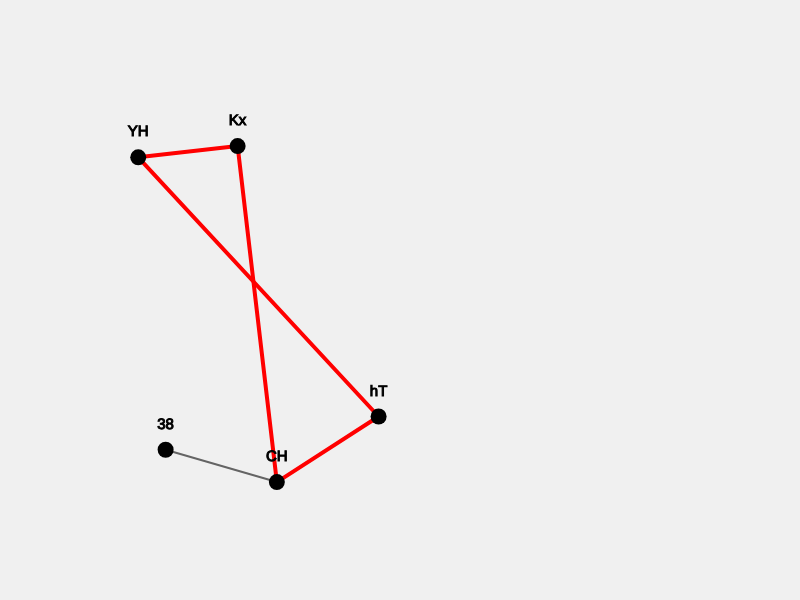
Frame 1 (no input)
Frame 60 (no input): identical to frame 1, image omitted
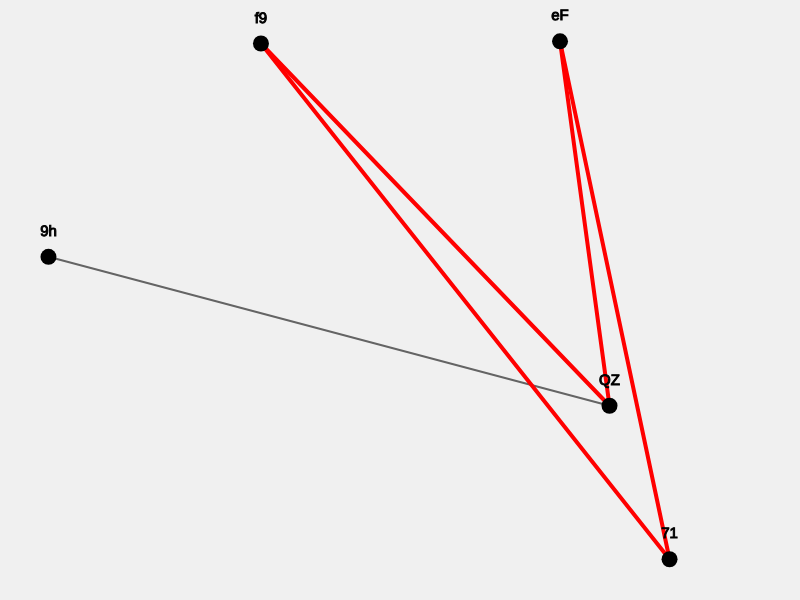
Frame 120 (the mouse pressed at the canvas centre since frame 60)

The p5.js sketch that drew these frames (run headless with seeded random() and noise() and a simulated clock; from frame 60 on, the mouse is pressed at the canvas centre):

// p5.js sketch
// ── sketch.js
let graph;
let diagram;

function refresh() {
  graph = Graph.fromRandom(5, 5);
  diagram = new GraphVisual(graph).shuffle(width, height);

  const cycle = graph.findLongestCycle();
  cycle.forEach(e => e.highlighted = true);
}

function mousePressed() {
  refresh();
}

function setup() {
  createCanvas(800, 600);
  refresh();
}

function draw() {
  background(240);
  translate(400, 300);
  diagram.show();
}

// ── Vertex.js
class Vertex {
	constructor(index) {
		this.index = index;

		this.pos = random_position();
		this.size = 40;
	}

	contains(point) {
		const d = this.pos.copy();
		d.sub(point);
		return d.mag() < this.size / 2;
	}

	show({ selected }) {
		fill(selected ? '#F59F00' : 255)
		stroke(0);
		strokeWeight(2);
		ellipse(this.pos.x, this.pos.y, this.size);

		textAlign(CENTER, CENTER);
		textSize(18);
		fill(0);
		strokeWeight(1);
		text(this.index, this.pos.x, this.pos.y);
	}
}
// ── buttons.js
const buttons = {
	'Generate Graph': {
		click: ({ graph, inputs: { order, size } }) => graph.randomise(order, size),
		inputs: { order: 14, size: 20 }
	},
	'Format Verticies in Circle': ({ graph }) => graph.format_verticies_in_circle()
};

function create_buttons(graph) {
	Object.entries(buttons).forEach(([text, data]) => {
		const container = createDiv().parent('#buttons');
		const button = createButton(text).parent(container);
		if (typeof data === 'function') return button.mousePressed(() => data({ graph }));

		const inputEls = {};
		if (data.inputs) Object.entries(data.inputs).forEach(([name, default_value]) => {
			const input_container = createSpan().parent(container);
			createSpan(name + ':').parent(input_container)
			inputEls[name] = createInput(default_value).parent(input_container)
		});

		button.mousePressed(() => {
			const inputs = Object.entries(inputEls).reduce((obj, [name, el]) => ({
				...obj,
				[name]: el.value()
			}), {});
			data.click({ graph, inputs });
		})
	});
}
// ── displayGraph.js
class GraphVisual {
  constructor(graph) {
    this.graph = graph;
  }

  shuffle(width, height) {
    this.graph.nodes.forEach(n => n.move(random(width) - width / 2, random(height) - height / 2));
    return this;
  }

  show() {
    this.graph.edges.forEach(e => e.render());
    this.graph.nodes.forEach(n => n.render());
  }
}

// ── edge.js
class Edge {
  constructor(node1, node2) {
    this.node1 = node1;
    this.node2 = node2;
    this.highlighted = false;
  }

  toString = () => `<Edge ${this.node1.id}-${this.node2.id}>`;

  equals(other) {
    return this.has(other.node1, other.node2);
  }

  has(n1, n2) {
    if (n2) {
      return (this.node1 === n1 && this.node2 === n2) || (this.node1 === n2 && this.node2 === n1);
    } else {
      return this.node1 === n1 || this.node2 === n1;
    }
  }

  render() {
    this.highlighted ? stroke(255, 0, 0) : stroke(100);
    strokeWeight(this.highlighted ? 4 : 2);
    line(this.node1.x, this.node1.y, this.node2.x, this.node2.y);
  }
}
// ── generateGraph.js
function generateGraph(order, size) {

  size = Math.min(size, (order * (order + 1)) / 2);

  const nodes = new Array(order).fill(0).map(() => new Node());
  const edges = nodes.map((n, i, arr) => i === 0 ? null : new Edge(n, arr[i - 1])).slice(1);

  const complete_edges = nodes.map((n1, i, arr) => 
    arr.map(n2 => new Edge(n1, n2))
       .filter((e, ei) => ei !== i))
       .flat()
       .filter(e1 => !edges.some(e2 => e1.equals(e2))
  );
  for (let i = 0; i < size - order + 1; i++) 
    edges.push(complete_edges.splice(Math.floor(Math.random() * complete_edges.length), 1)[0]);

  return { nodes, edges };
}
// ── graph.js
function _findCyclesFromVertex(graph, visited, currentPath, v) {
  const cycles = [];
  for (const w of graph.getAdjacentNodes(v)) {
    const edge = graph.edges.find(e => e.has(v, w));
    if (visited[0] === w) {
      cycles.push(currentPath.concat([ edge ]));
    } else if (!visited.includes(w)) {
      cycles.push(..._findCyclesFromVertex(graph, visited.concat(v), currentPath.concat([ edge ]), w));
    }
  }
  return cycles;
}

class Graph {
  constructor({ nodes, edges }) {
    this.nodes = nodes;
    this.edges = edges;
  }

  static fromRandom(order, size) {
    size = min(size, (order * (order - 1)) / 2);
    size = max(size, order - 1)

    const nodes = new Array(order).fill(0).map(() => new Node());
    const edges = nodes.map((n, i, arr) => i === 0 ? null : new Edge(n, arr[i - 1])).slice(1);
    const complete_edges = [];

    for (const baseNode of nodes) {
      const edgesFromBaseNode = nodes.map(secondaryNode => {
        return secondaryNode !== baseNode ? new Edge(baseNode, secondaryNode) : null;
      }).filter(e => e);

      const uniqueEdges = edgesFromBaseNode.filter(edge => !complete_edges.find(edge2 => edge.equals(edge2)));
      const newEdges = uniqueEdges.filter(edge => !edges.find(edge2 => edge.equals(edge2)));
      complete_edges.push(...newEdges);
    }

    for (let i = 0; i < size - order + 1; i++) 
      edges.push(complete_edges.splice(floor(random(complete_edges.length)), 1)[0]);

    return new Graph({ nodes, edges });
  }

  getAdjacentNodes(node) {
    if (!this.nodes.includes(node)) return [];
    const edges = this.edges.filter(e => e.node1 === node || e.node2 === node);
    return edges.map(e => e.node1 === node ? e.node2 : e.node1);
  }

  findLongestCycle() {
    const cycles = [];
    for (const v of this.nodes) cycles.push(..._findCyclesFromVertex(this, [], [], v));
    return cycles.reduce((max, current) => max.length > current.length ? max : current, []);
  }
}

// ── helpers.js
function random_position() {
	return createVector((random() - 0.5) * width, (random() - 0.5) * height);
}
// ── node.js
class Node {
  constructor(id) {
    this.id = id || Node.generateID();
    this.x = 0;
    this.y = 0;
    this.highlighted = false;
  }

  static generateID() {
    const alphabet = 'ABCDEFGHIJKLMNOPQRSTUVWXYZabcdefghijklmnopqrstuvwxyz0123456789';
    const r1 = Math.floor(Math.random() * alphabet.length);
    const r2 = Math.floor(Math.random() * alphabet.length);
    return alphabet.slice(r1, r1 + 1) + alphabet.slice(r2, r2 + 1);
  }

  move(x, y) {
    this.x = x;
    this.y = y;
  }

  toString = () => `<Node ${this.id}>`;

  render() {
    this.highlighted ? fill(255, 0, 0) : fill(0);
    strokeWeight(0);
    ellipse(this.x, this.y, 16, 16);
    strokeWeight(1);
    stroke(0);
    textSize(15);
    textAlign(CENTER, CENTER); 
    text(this.id, this.x, this.y - 25);
  }
}
